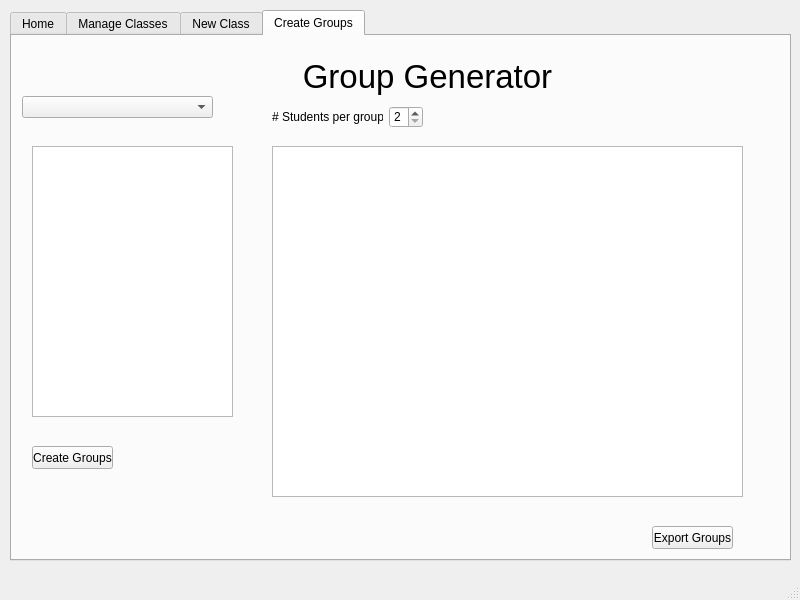
<?xml version="1.0" encoding="UTF-8"?>
<ui version="4.0">
 <class>MainWindow</class>
 <widget class="QMainWindow" name="MainWindow">
  <property name="geometry">
   <rect>
    <x>0</x>
    <y>0</y>
    <width>800</width>
    <height>600</height>
   </rect>
  </property>
  <property name="windowTitle">
   <string>MainWindow</string>
  </property>
  <widget class="QWidget" name="centralwidget">
   <widget class="QTabWidget" name="tabWidget">
    <property name="geometry">
     <rect>
      <x>10</x>
      <y>10</y>
      <width>781</width>
      <height>551</height>
     </rect>
    </property>
    <property name="currentIndex">
     <number>3</number>
    </property>
    <property name="tabsClosable">
     <bool>false</bool>
    </property>
    <property name="tabBarAutoHide">
     <bool>false</bool>
    </property>
    <widget class="QWidget" name="home">
     <attribute name="title">
      <string>Home</string>
     </attribute>
     <widget class="QLabel" name="welcomeLabel">
      <property name="geometry">
       <rect>
        <x>160</x>
        <y>190</y>
        <width>491</width>
        <height>71</height>
       </rect>
      </property>
      <property name="font">
       <font>
        <pointsize>25</pointsize>
       </font>
      </property>
      <property name="text">
       <string>Welcome to Super Groupinator!</string>
      </property>
     </widget>
     <widget class="QPushButton" name="manageClassButton">
      <property name="geometry">
       <rect>
        <x>330</x>
        <y>260</y>
        <width>91</width>
        <height>23</height>
       </rect>
      </property>
      <property name="text">
       <string>Manage Classes</string>
      </property>
     </widget>
     <widget class="QPushButton" name="createClassButton">
      <property name="geometry">
       <rect>
        <x>340</x>
        <y>300</y>
        <width>75</width>
        <height>23</height>
       </rect>
      </property>
      <property name="text">
       <string>Create Class</string>
      </property>
     </widget>
    </widget>
    <widget class="QWidget" name="manageClass">
     <attribute name="title">
      <string>Manage Classes</string>
     </attribute>
     <widget class="QLabel" name="label">
      <property name="geometry">
       <rect>
        <x>10</x>
        <y>10</y>
        <width>201</width>
        <height>21</height>
       </rect>
      </property>
      <property name="font">
       <font>
        <pointsize>15</pointsize>
       </font>
      </property>
      <property name="text">
       <string>Class List</string>
      </property>
     </widget>
     <widget class="QWidget" name="classWidget" native="true">
      <property name="geometry">
       <rect>
        <x>10</x>
        <y>60</y>
        <width>231</width>
        <height>301</height>
       </rect>
      </property>
      <widget class="QListWidget" name="classList">
       <property name="geometry">
        <rect>
         <x>10</x>
         <y>10</y>
         <width>201</width>
         <height>191</height>
        </rect>
       </property>
       <property name="sizePolicy">
        <sizepolicy hsizetype="Minimum" vsizetype="Expanding">
         <horstretch>0</horstretch>
         <verstretch>0</verstretch>
        </sizepolicy>
       </property>
      </widget>
     </widget>
     <widget class="QWidget" name="studentWidget" native="true">
      <property name="geometry">
       <rect>
        <x>250</x>
        <y>60</y>
        <width>491</width>
        <height>381</height>
       </rect>
      </property>
      <widget class="QListWidget" name="studentList">
       <property name="geometry">
        <rect>
         <x>10</x>
         <y>10</y>
         <width>471</width>
         <height>351</height>
        </rect>
       </property>
      </widget>
     </widget>
     <widget class="QWidget" name="layoutWidget">
      <property name="geometry">
       <rect>
        <x>10</x>
        <y>490</y>
        <width>242</width>
        <height>26</height>
       </rect>
      </property>
      <layout class="QHBoxLayout" name="horizontalLayout">
       <item>
        <widget class="QPushButton" name="viewClassButton">
         <property name="text">
          <string>View Class</string>
         </property>
        </widget>
       </item>
       <item>
        <widget class="QPushButton" name="saveClassButton">
         <property name="text">
          <string>Save Class</string>
         </property>
        </widget>
       </item>
       <item>
        <widget class="QPushButton" name="deleteClassButton">
         <property name="text">
          <string>Delete Class</string>
         </property>
        </widget>
       </item>
      </layout>
     </widget>
     <widget class="QPushButton" name="addStudentButton">
      <property name="geometry">
       <rect>
        <x>540</x>
        <y>440</y>
        <width>75</width>
        <height>23</height>
       </rect>
      </property>
      <property name="text">
       <string>Add Student</string>
      </property>
     </widget>
     <widget class="QPushButton" name="removeStudentButton">
      <property name="geometry">
       <rect>
        <x>630</x>
        <y>440</y>
        <width>81</width>
        <height>23</height>
       </rect>
      </property>
      <property name="text">
       <string>Delete Student</string>
      </property>
     </widget>
    </widget>
    <widget class="QWidget" name="newClass">
     <attribute name="title">
      <string>New Class</string>
     </attribute>
     <widget class="QPushButton" name="createClassButton_2">
      <property name="geometry">
       <rect>
        <x>320</x>
        <y>270</y>
        <width>75</width>
        <height>23</height>
       </rect>
      </property>
      <property name="text">
       <string>Create Class</string>
      </property>
     </widget>
     <widget class="QWidget" name="layoutWidget">
      <property name="geometry">
       <rect>
        <x>270</x>
        <y>190</y>
        <width>213</width>
        <height>24</height>
       </rect>
      </property>
      <layout class="QHBoxLayout" name="horizontalLayout_2">
       <item>
        <widget class="QLabel" name="classNameLabel">
         <property name="font">
          <font>
           <pointsize>10</pointsize>
          </font>
         </property>
         <property name="text">
          <string>Class Name:</string>
         </property>
        </widget>
       </item>
       <item>
        <widget class="QLineEdit" name="classNameInput">
         <property name="placeholderText">
          <string>Enter Class Name</string>
         </property>
        </widget>
       </item>
      </layout>
     </widget>
     <widget class="QPushButton" name="uploadFileButton">
      <property name="geometry">
       <rect>
        <x>271</x>
        <y>231</y>
        <width>75</width>
        <height>24</height>
       </rect>
      </property>
      <property name="font">
       <font>
        <pointsize>10</pointsize>
       </font>
      </property>
      <property name="text">
       <string>Upload file</string>
      </property>
     </widget>
     <widget class="QLabel" name="fileNameLabel">
      <property name="geometry">
       <rect>
        <x>352</x>
        <y>236</y>
        <width>251</width>
        <height>16</height>
       </rect>
      </property>
      <property name="sizePolicy">
       <sizepolicy hsizetype="Expanding" vsizetype="Fixed">
        <horstretch>0</horstretch>
        <verstretch>0</verstretch>
       </sizepolicy>
      </property>
      <property name="text">
       <string>No file selected</string>
      </property>
     </widget>
    </widget>
    <widget class="QWidget" name="createGroup">
     <attribute name="title">
      <string>Create Groups</string>
     </attribute>
     <widget class="QLabel" name="generatorLabel">
      <property name="geometry">
       <rect>
        <x>150</x>
        <y>20</y>
        <width>531</width>
        <height>41</height>
       </rect>
      </property>
      <property name="font">
       <font>
        <pointsize>25</pointsize>
       </font>
      </property>
      <property name="text">
       <string>Group Generator</string>
      </property>
      <property name="alignment">
       <set>Qt::AlignCenter</set>
      </property>
     </widget>
     <widget class="QWidget" name="layoutWidget_2">
      <property name="geometry">
       <rect>
        <x>260</x>
        <y>70</y>
        <width>151</width>
        <height>22</height>
       </rect>
      </property>
      <layout class="QHBoxLayout" name="horizontalLayout_5">
       <item>
        <widget class="QLabel" name="numStudentsGroup">
         <property name="text">
          <string># Students per group</string>
         </property>
        </widget>
       </item>
       <item>
        <widget class="QSpinBox" name="spinStudentsGroups">
         <property name="minimum">
          <number>2</number>
         </property>
         <property name="maximum">
          <number>6</number>
         </property>
        </widget>
       </item>
      </layout>
     </widget>
     <widget class="QWidget" name="studentWidget_2" native="true">
      <property name="geometry">
       <rect>
        <x>250</x>
        <y>100</y>
        <width>491</width>
        <height>381</height>
       </rect>
      </property>
      <widget class="QListWidget" name="studentList_2">
       <property name="geometry">
        <rect>
         <x>10</x>
         <y>10</y>
         <width>471</width>
         <height>351</height>
        </rect>
       </property>
      </widget>
     </widget>
     <widget class="QWidget" name="classWidget_2" native="true">
      <property name="geometry">
       <rect>
        <x>10</x>
        <y>100</y>
        <width>231</width>
        <height>301</height>
       </rect>
      </property>
      <widget class="QListWidget" name="classList_2">
       <property name="geometry">
        <rect>
         <x>10</x>
         <y>10</y>
         <width>201</width>
         <height>271</height>
        </rect>
       </property>
       <property name="sizePolicy">
        <sizepolicy hsizetype="Minimum" vsizetype="Expanding">
         <horstretch>0</horstretch>
         <verstretch>0</verstretch>
        </sizepolicy>
       </property>
      </widget>
     </widget>
     <widget class="QPushButton" name="createGroupsButton">
      <property name="geometry">
       <rect>
        <x>20</x>
        <y>410</y>
        <width>81</width>
        <height>23</height>
       </rect>
      </property>
      <property name="text">
       <string>Create Groups</string>
      </property>
     </widget>
     <widget class="QPushButton" name="exportGroupsButton">
      <property name="geometry">
       <rect>
        <x>640</x>
        <y>490</y>
        <width>81</width>
        <height>23</height>
       </rect>
      </property>
      <property name="text">
       <string>Export Groups</string>
      </property>
     </widget>
     <widget class="QComboBox" name="selectClassCombo">
      <property name="geometry">
       <rect>
        <x>10</x>
        <y>60</y>
        <width>191</width>
        <height>22</height>
       </rect>
      </property>
      <property name="placeholderText">
       <string>Select Class</string>
      </property>
     </widget>
    </widget>
   </widget>
  </widget>
  <widget class="QMenuBar" name="menubar">
   <property name="geometry">
    <rect>
     <x>0</x>
     <y>0</y>
     <width>800</width>
     <height>21</height>
    </rect>
   </property>
  </widget>
  <widget class="QStatusBar" name="statusbar"/>
  <action name="actionPHYS_150">
   <property name="text">
    <string>PHYS 150</string>
   </property>
  </action>
  <action name="actionCS_20">
   <property name="text">
    <string>CS 120</string>
   </property>
  </action>
 </widget>
 <resources/>
 <connections/>
</ui>
